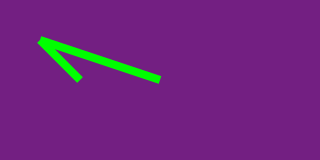
#> input picture etapa_01/Jhonata_oficial_1/q6.png, 320 x 160 px
$ python q6_Jhonata_oficial_1.py
#> lines starting #> are read from the running program, lines starting #| are printed output that depends on the picture
from PIL import Image
from colorsys import rgb_to_hsv, hsv_to_rgb

im_obj=Image.open('q6.png')
#> im_obj is the input picture: PIL image 320x160 RGB; mean R, G, B 111.9, 37.1, 126.4

print ("width = "+str(im_obj.width))
#| width = 320
print ("height = "+str(im_obj.height))
#| height = 160

shimg=im_obj.copy()
pix=shimg.load()

for shift in range(1,6):
    for i in range(im_obj.width):
        for j in range(im_obj.height):
            rgb=pix[i,j]
            hsv=rgb_to_hsv(*rgb)
            hsv=((hsv[0]+1.0/6)%1.0,hsv[1],hsv[2])
            r,g,b=hsv_to_rgb(*hsv)
            rgb=(int(r),int(g),int(b))
            pix[i,j]=rgb
    shimg.save("q6%02d.png"%shift)
#> this loop made 5 passes
#> pass 1, `shimg.save("q6%02d.png"%shift)`:
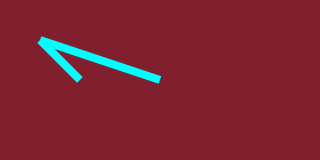
#> saved as q601.png: PIL image 320x160 RGB; mean R, G, B 126.4, 37.1, 51.7
#> pass 2, `shimg.save("q6%02d.png"%shift)`:
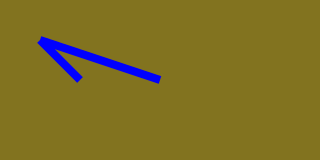
#> saved as q602.png: PIL image 320x160 RGB; mean R, G, B 126.4, 111.9, 37.1
#> after the loop:
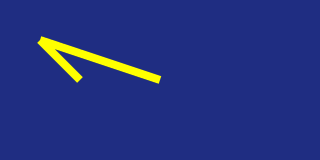
#> shimg: PIL image 320x160 RGB; mean R, G, B 37.1, 50.7, 126.4

shimg.close()
im_obj.close()
